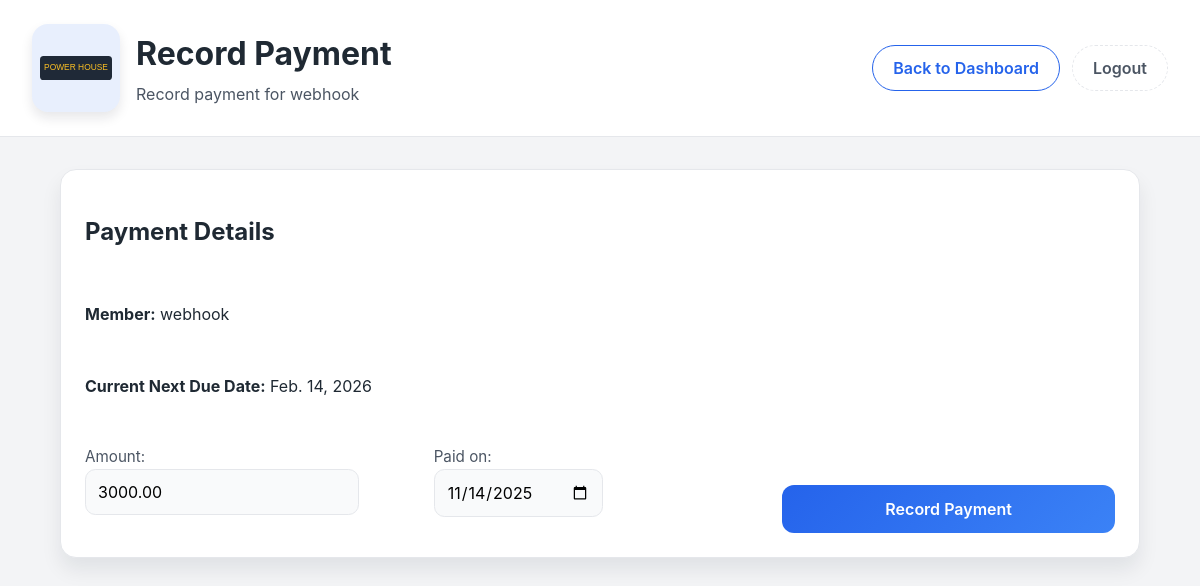
/record-payment/4/ (signed in), run on an earlier commit of the app's database.
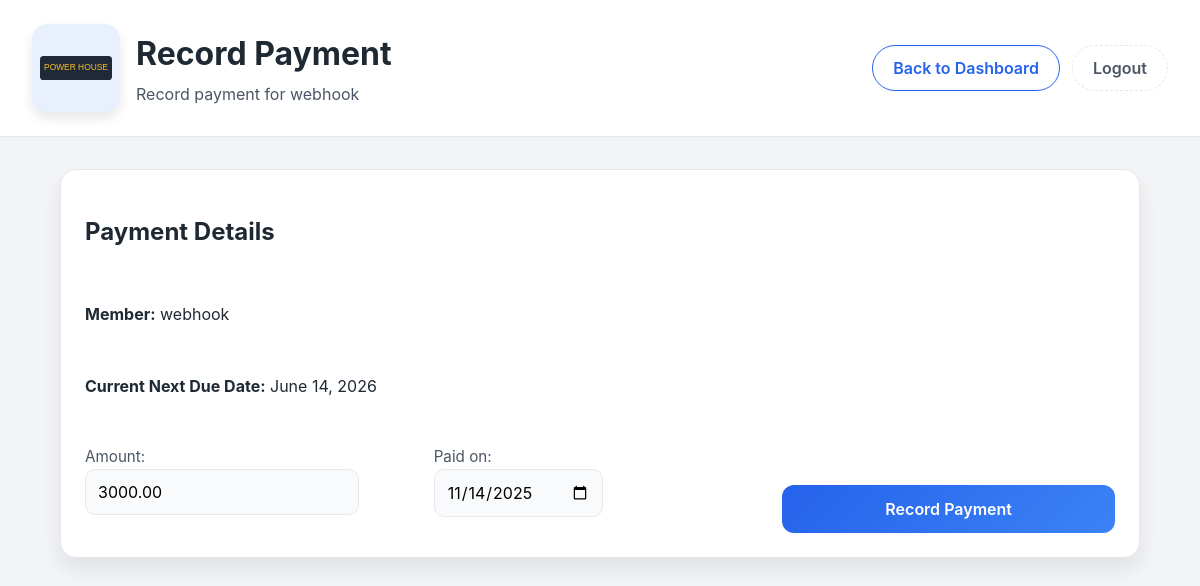
And on a later commit of the database.
### gym/models.py (models this page shows, shortened)
class Member(models.Model):
    MAX_MEMBERS = 5000
    name = models.CharField(max_length=200)
    phone = models.CharField(max_length=20, blank=True, null=True)
    admission_date = models.DateField()
    plan_months = models.IntegerField(default=1)
    fee_amount = models.DecimalField(max_digits=10, decimal_places=2)
    next_due_date = models.DateField()
    created_at = models.DateTimeField(auto_now_add=True)
    class Meta:
        ordering = ['-created_at']

### gym/views.py (the view)
# urls.py: path('record-payment/<int:member_id>/', views.record_payment, name='record_payment'),
@login_required
def record_payment(request, member_id):
    member = get_object_or_404(Member, pk=member_id)
    if request.method == 'POST':
        form = PaymentForm(request.POST, member=member)
        if form.is_valid():
            payment = form.save(commit=False)
            payment.member = member
            payment.save()
            messages.success(request, f'Payment recorded for {member.name}. Next due date: {member.next_due_date}')
            return redirect('dashboard')
    else:
        form = PaymentForm(member=member)
    return render(request, 'gym/record_payment.html', {'form': form, 'member': member})

### gym/forms.py
class PaymentForm(forms.ModelForm):
    class Meta:
        model = Payment
        fields = ['amount', 'paid_on']
        widgets = {
            'amount': forms.NumberInput(attrs={'class': 'form-control', 'min': 0, 'step': 0.01, 'required': True}),
            'paid_on': forms.DateInput(attrs={'type': 'date', 'class': 'form-control', 'required': True}),
        }
    def __init__(self, *args, **kwargs):
        member = kwargs.pop('member', None)
        super().__init__(*args, **kwargs)
        if member:
            self.fields['amount'].initial = member.fee_amount
        self.fields['paid_on'].initial = date.today()

### gym/templates/gym/record_payment.html (shortened to what this page needs)
<!DOCTYPE html>
<html lang="en">
<head>
    {% load static %}
    <link rel="stylesheet" href="{% static 'gym/styles.css' %}">
</head>
<body>
    <header class="page-header">
        <div class="brand">
            <img src="{% static 'gym/assets/logo.png' %}"
                 onerror="this.onerror=null; this.src='{% static 'gym/assets/logo-placeholder.svg' %}';"
                 alt="Power House Gym logo"
                 class="brand-logo">
            <div>
                <h1>Record Payment</h1>
                <p>Record payment for {{ member.name }}</p>
            </div>
        </div>
        <nav class="actions">
            <a class="action-button secondary" href="{% url 'dashboard' %}">Back to Dashboard</a>
            <a class="action-button subtle" href="{% url 'logout' %}">Logout</a>
        </nav>
    </header>
    <main>
        <section class="panel">
            <h2>Payment Details</h2>
            <p><strong>Member:</strong> {{ member.name }}</p>
            <p><strong>Current Next Due Date:</strong> {{ member.next_due_date }}</p>
            <form method="post" class="form-grid">
                {{ form.as_p }}
                <button type="submit" class="primary">Record Payment</button>
            </form>
        </section>
    </main>
</body>
</html>

What changed in the data, as far as the page shows it:
changed Member "webhook": next_due_date "Feb. 14, 2026" → "June 14, 2026"
